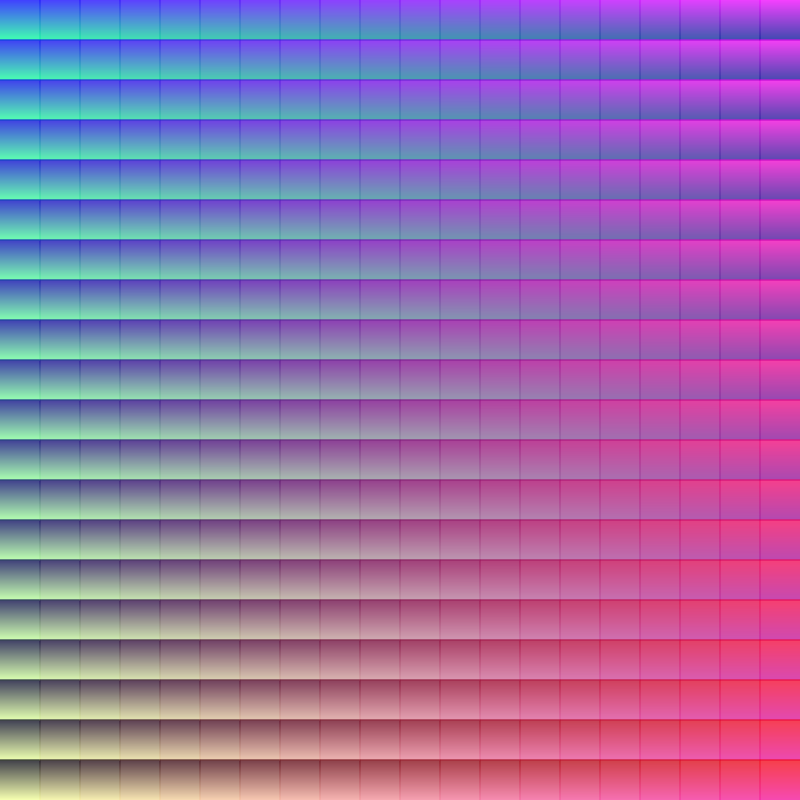
Frame 1 (no input)
Frame 2 (the mouse pressed at the canvas centre, redrawn once): identical to frame 1, image omitted

The p5.js sketch that drew this single still picture (run headless with seeded random() and noise() and a simulated clock; the mouse was pressed at the canvas centre and the sketch redrawn once):

// p5.js sketch
// ── sketch.js
function setup() {
  createCanvas(800, 800);
  noLoop();
}

function draw() {
  background(255);
  let cols = 20;
  let rows = 20;
  let w = width / cols;
  let h = height / rows;

  for (let i = 0; i < cols; i++) {
    for (let j = 0; j < rows; j++) {
      let x = i * w;
      let y = j * h;
      let col1 = color(map(i, 0, cols, 0, 255), 0, map(j, 0, rows, 255, 0));
      let col2 = color(map(j, 0, rows, 0, 255), map(i, 0, cols, 255, 0), 150);
      
      setGradient(x, y, w, h, col1, col2);
    }
  }
}

function setGradient(x, y, w, h, c1, c2) {
  for (let i = 0; i <= h; i++) {
    let inter = map(i, 0, h, 0, 1);
    let c = lerpColor(c1, c2, inter);
    stroke(c);
    line(x, y + i, x + w, y + i);
  }
}
